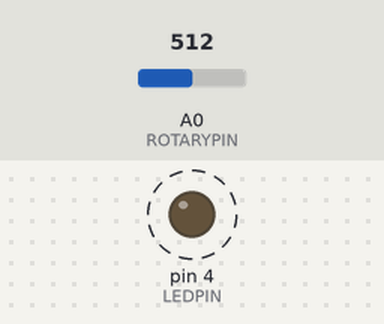
Bench run of a sketch on a simulated Arduino Uno, built with avr-gcc and run on an emulated ATmega328P. Shown: output pins drawn as LEDs (lit = HIGH). Dashed ring = blinking. The test bench sets the inputs (shaded band); at power-on: A0 (ROTARYPIN) = 512.

Above: at 1.8 s.
1.9 s: A0 (ROTARYPIN) set to 0
At 2.8 s:
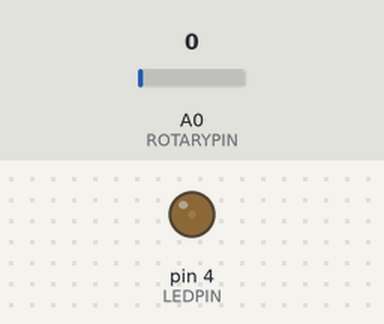
3.6 s: A0 (ROTARYPIN) set to 122
At 3.9 s:
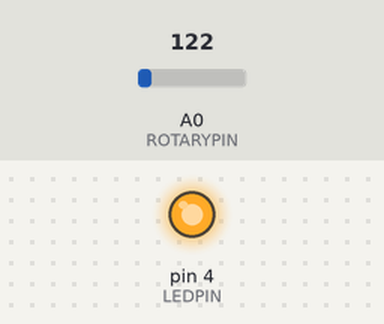
Timing chart, 0 to 13.1 s (numbered marks = the images above; inputs shaded):
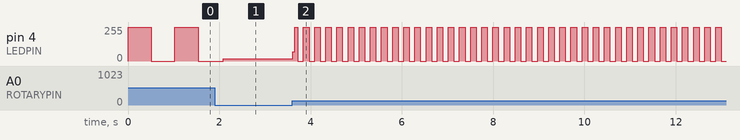

Measured:
- after the input at 3.6 s, pin 4 (LEDPIN): 16/255 → 68/255 at once, then moves between 0/255 and 255/255, repeating every 0.24 s
- by itself, pin 4 (LEDPIN): alternates 255/255 for 0.51 s and 0/255 for 0.51 s

The sketch:

05_BlinkLedByRotary.ino
```cpp
/*
 * ロータリースイッチ（ボリューム）でLED点滅スピードを変更する
 * ロータリースイッチを右に回すほどLEDは速いペースで点滅します。
 * ロータリースイッチを左に回すほどLEDは遅いペースで点滅します。
 *
 * ボタンは押す・離すの状態（=デジタル入力）を取得するものでした。
 * ロータリースイッチは左にいっぱいに回した状態から右にいっぱいにまわした状態まで滑らかに変化する値を取得できます。
 * このような入力をアナログ入力といいます。
 *
 * ただし実際には完全に滑らかな値を取得することはできません。
 * デバイスによって異なりますが、今回使用するロータリースイッチは0～1023の "整数値" を変化します。
 * 100.123のような小数値は取れないため「とびとびの値」ですが人間にとっては滑らかに変化したように見えます。
 */

#define LEDPIN 4      // LEDのピン番号
#define ROTARYPIN A0  // ロータリースイッチのピン番号

void setup() {
  pinMode(LEDPIN, OUTPUT);
  pinMode(ROTARYPIN, INPUT);
}

void loop() {
  int rotaryValue = analogRead(ROTARYPIN);    // ロータリースイッチの値を取得

  // ロータリースイッチの値でLED点滅の間隔を指定
  digitalWrite(LEDPIN, HIGH);
  delay(rotaryValue);
  digitalWrite(LEDPIN, LOW);
  delay(rotaryValue);
}
```
